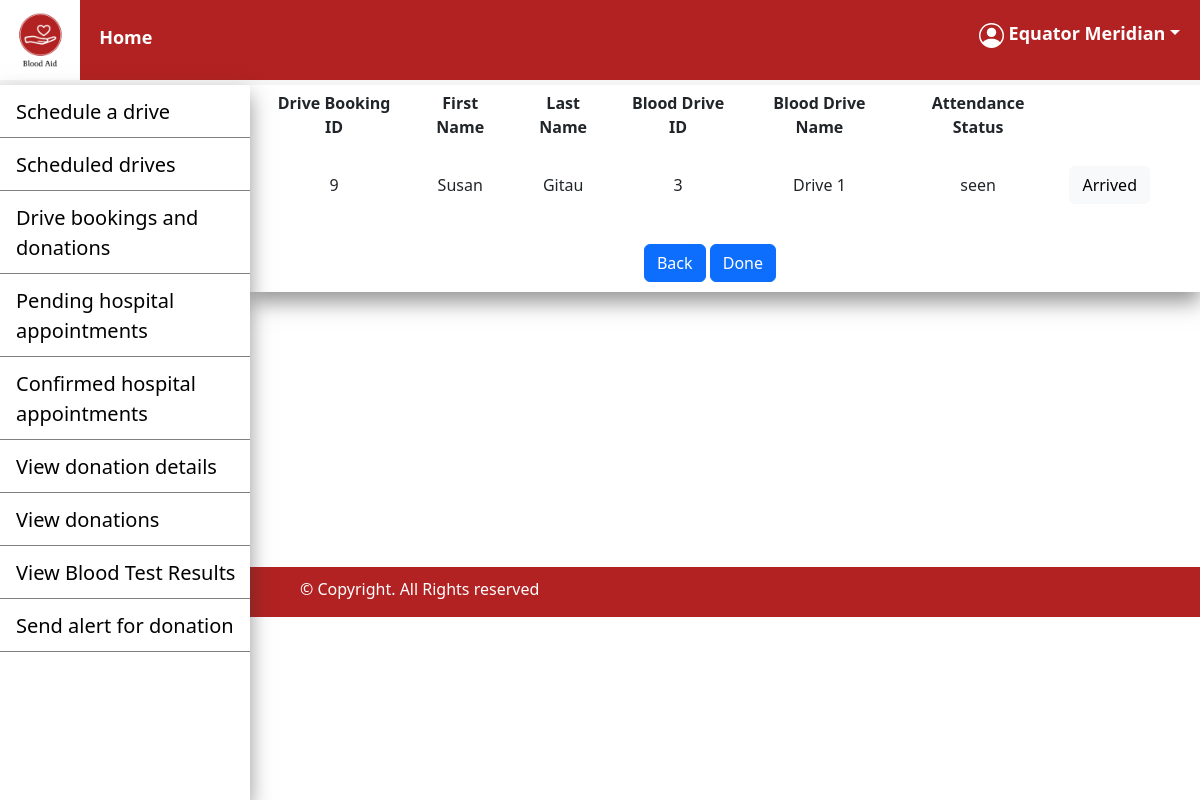
The page /blood_drive/drive_bookings.php?id=3 (signed in) on the database as committed earlier.
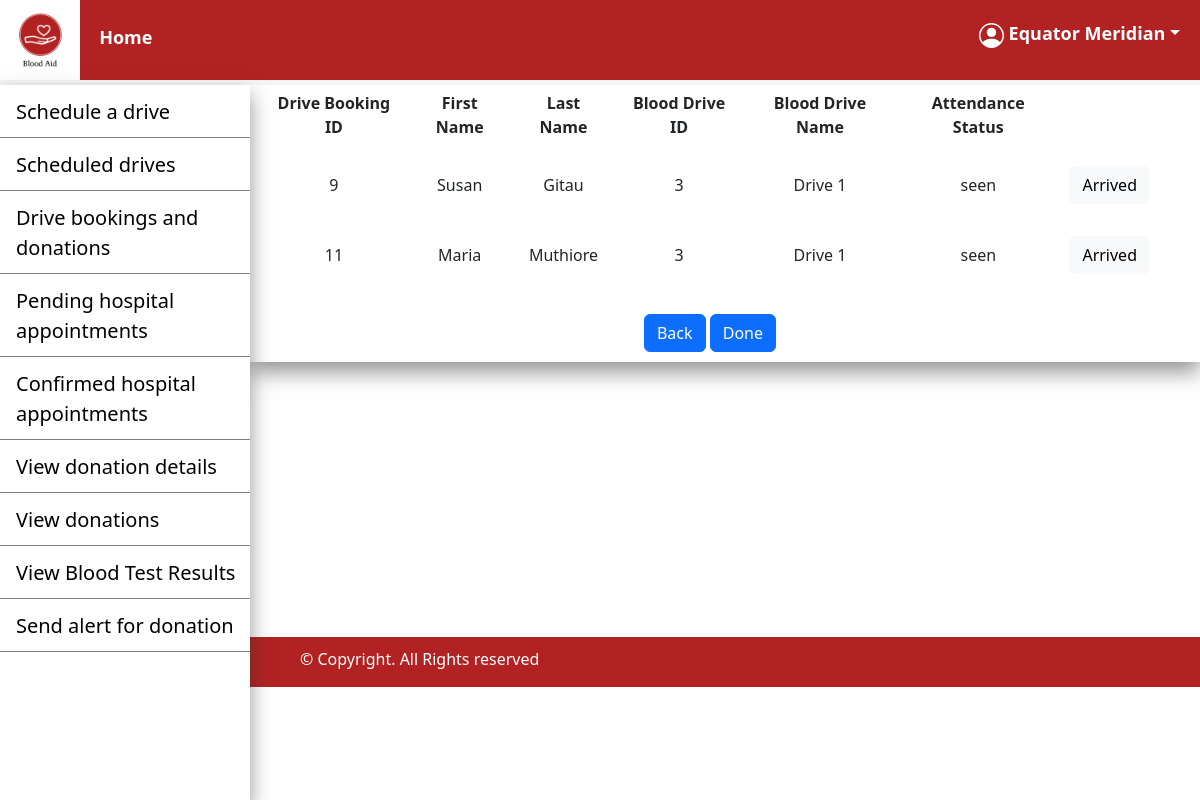
The same page on the database as committed later.
### tables this page shows
CREATE TABLE `drive_booking` (
  `drive_booking_id` int(11) NOT NULL,
  `donor_id` int(11) DEFAULT NULL,
  `blood_drive_id` int(11) DEFAULT NULL,
  `status` varchar(10) NOT NULL DEFAULT 'pending'
);

CREATE TABLE `donor` (
  `donor_id` int(11) NOT NULL,
  `first_name` varchar(30) NOT NULL,
  `last_name` varchar(30) NOT NULL,
  `donor_email` varchar(40) NOT NULL,
  `donor_password` varchar(225) NOT NULL,
  `donor_phoneNo` int(10) NOT NULL,
  `gender` enum('male','female') NOT NULL,
  `date_of_birth` date NOT NULL
);

CREATE TABLE `blood_drive` (
  `blood_drive_id` int(11) NOT NULL,
  `blood_drive_name` varchar(150) NOT NULL,
  `blood_drive_location` varchar(100) NOT NULL,
  `date_from` datetime NOT NULL,
  `date_to` datetime NOT NULL,
  `hospital_id` int(11) NOT NULL
);

### blood_drive/drive_bookings.php (the view, shortened to what this page needs)
<?php
include('../connection/connect.php');
$drive_id = $_GET['id']??null;
$sql = "SELECT drive_booking.drive_booking_id, drive_booking.blood_drive_id,blood_drive.blood_drive_name,donor.donor_id, donor.first_name,donor.last_name,drive_booking.status FROM drive_booking,blood_drive,donor WHERE drive_booking.blood_drive_id
IN('$drive_id') AND blood_drive.blood_drive_id = drive_booking.blood_drive_id AND drive_booking.donor_id = donor.donor_id";
$result = $connection->query($sql);
?>
<!DOCTYPE html>
<html>
    <head>
        <link href="https://cdn.jsdelivr.net/npm/bootstrap@5.2.0-beta1/dist/css/bootstrap.min.css" rel="stylesheet">
        <link href = "https://code.jquery.com/ui/1.10.4/themes/blitzer/jquery-ui.css" rel = "stylesheet">
        <link href = "../css/styles.css" rel = "stylesheet">
    </head>
    <body>
        <header>
        <nav style = 'position:fixed;'>
            <img id="logo" src="../images/Logo.png" width="80"height="80">
            <a href="../hospital_page.php" style="margin-left:15px;">Home</a>
                <a href = ''style = "float: right;margin-right: 20px; padding-top:20px;" class = 'dropdown-toggle password' id = 'user' data-bs-toggle="dropdown">&nbsp;<?php echo $_SESSION['name']??null;?></a>
            </nav>
        </header>
        <div class="sidenav box-shadow">
            <a href="drive_scheduling.php">Schedule a drive</a>
            <a href="driveHospitalView.php">Scheduled drives</a>
            <a href="hospital_drive.php">Drive bookings and donations</a>
            <a href="../hospital_appointment/hospitalViewPendingAppointment.php">Pending hospital appointments</a>
            <a href="../hospital_appointment/hospitalViewConfirmedAppointment.php">Confirmed hospital appointments</a>
            <a href="../donate/hospitalViewDonationDetails.php">View donation details</a>
            <a href="../donate/hospitalViewDonations.php">View donations</a>
            <a href="../test_results/HospitalViewReleasedResults.php">View Blood Test Results</a>
            <a href="../hospital/requestBlood.php">Send alert for donation</a>
        </div>
        <main class = 'main'>
            <div class="container">
                <div class="row">
                    <div id = 'drivehospitalview'class="col-md-auto box-shadow">
                        <?php
                        if (mysqli_num_rows($result) > 0)
                        {?>
                            <table>
                                <thead>
                                    <tr>
                                        <th>Drive Booking ID</th>
                                        <th>First Name</th>
                                        <th>Last Name</th>
                                        <th>Blood Drive ID</th>
                                        <th>Blood Drive Name</th>
                                        <th>Attendance Status</th>
                                    </tr>
                                </thead>
                                <tbody>
                                <tr><?php
                            while($row = mysqli_fetch_assoc($result))
                            {
                                $drive_id = $row['blood_drive_id'];
                                echo
                                   "
                                    <td>".$row['drive_booking_id']."</td>
                                    <td>".$row['first_name']."</td>
                                    <td>".$row['last_name']."</td>
                                    <td>".$drive_id."</td>
                                    <td>".$row['blood_drive_name']."</td>
                                    <td>".$row['status']."</td>
                                  <td><a id='buttonconfirm' class='btn btn-light' href=../connection/confirmDriveDonation.php?id=" .$row['drive_booking_id']. ">Arrived</a>" . "</td>
                                </tr>";
                            }?>
                        </tbody>
                        </table><br/><div style = 'text-align:center'>
                            <a href = 'hospital_drive.php'><button class = 'btn btn-primary'>Back</button></a>
                            <a href = '../hospital_page.php'><button class = 'btn btn-primary'>Done</button></a>
                        </div>
                        <?php
                        }else {
                           ?><script>alert('No registered participants for this drive yet!');window.location.href = 'hospital_drive.php';</script>
                        <?php
                        }?>
                    </div><div class="col"></div>
                    </div>
            </div>
        </main>
        <footer class = 'sidenav_footer'>
            <p>&#169; Copyright. All Rights reserved</p>
        </footer>
    </body>
</html>

Rows that differ between the two databases and show on the page:
added drive_booking: drive_booking_id "11", donor.first_name "Maria", donor.last_name "Muthiore", blood_drive "3", blood_drive.blood_drive_name "Drive 1", status "seen"
